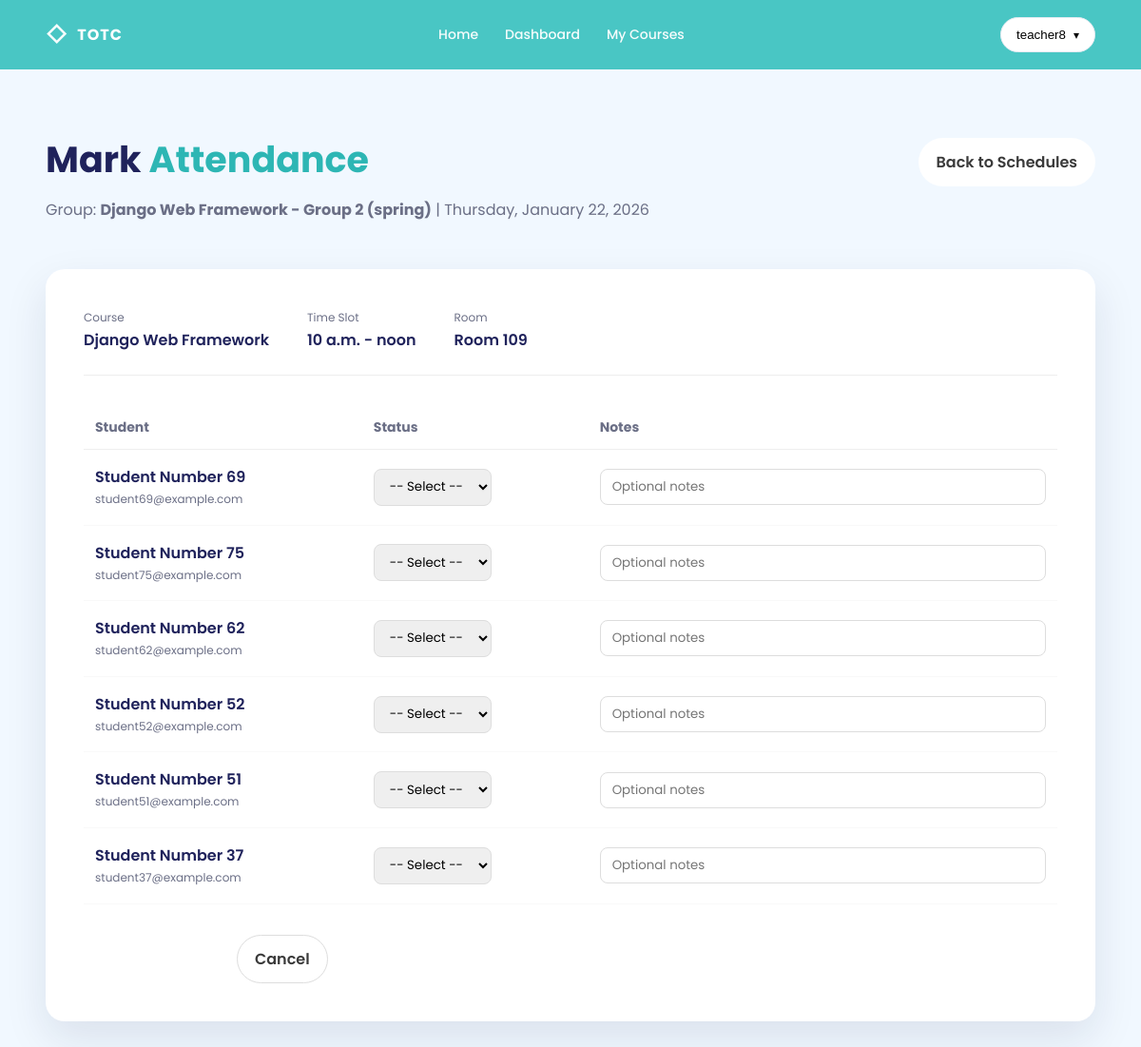
Screenshot of /attendance/mark/196/ (signed in) with the database file from the repository.
### accounts/models.py (models this page shows, shortened)
class User(AbstractUser):
    ROLE = (
        ('admin', 'Admin'),
        ('teacher', 'Teacher'),
        ('student', 'Student'),
    )
    role = models.CharField(max_length=10, choices=ROLE)
    avatar = models.ImageField(upload_to='avatar/', default='')
    phone = models.CharField(max_length=20, blank=True, null=True)
    address = models.CharField(max_length=250, blank=True, null=True)
    balance = models.DecimalField(max_digits=10, decimal_places=2, default=0.00)
    speciality = models.CharField(max_length=100, blank=True, null=True)
    qualifications = models.TextField(blank=True, null=True)
    is_expert = models.BooleanField(default=False)
    created_at = models.DateTimeField(auto_now_add=True)
    updated_at = models.DateTimeField(auto_now=True)
    class Meta:
        ordering = ['-id']
        verbose_name = 'User'
        verbose_name_plural = 'Users'

### attendance/models.py (models this page shows, shortened)
class Schedule(models.Model):
  DAY_CHOICES = [ (i,
                   d) for i, d in
                  enumerate([ 'Monday', 'Tuesday', 'Wednesday', 'Thursday', 'Friday', 'Saturday', 'Sunday' ]) ]
  group = models.ForeignKey(Group, on_delete=models.CASCADE, related_name='schedule_slots')
  teacher = models.ForeignKey(User, on_delete=models.SET_NULL, null=True, blank=True, related_name='schedule_slots',
                              limit_choices_to={
                                'role': 'teacher',
                                },
                              )
  day_of_week = models.IntegerField(choices=DAY_CHOICES)
  start_time = models.TimeField()
  end_time = models.TimeField()
  room = models.CharField(max_length=50, blank=True, null=True)
  created_at = models.DateTimeField(auto_now_add=True)
  updated_at = models.DateTimeField(auto_now=True)
  class Meta:
    ordering = ('day_of_week',
                'start_time')
    verbose_name = 'Schedule'
    verbose_name_plural = 'Schedules'
    unique_together = ('group',
                       'day_of_week',
                       'start_time')

### courses/models.py (models this page shows, shortened)
class Group(models.Model):
    name = models.CharField(max_length=50)
    course = models.ForeignKey(Course, on_delete=models.CASCADE, related_name='groups')
    session = models.ForeignKey(Session, on_delete=models.CASCADE, related_name='groups', null=True, blank=True)
    teacher = models.ForeignKey(User, on_delete=models.SET_NULL, null=True, blank=True, related_name='taught_groups',
                                limit_choices_to={
                                    'role': 'teacher',
                                    },
                                )
    created_at = models.DateTimeField(auto_now_add=True)
    updated_at = models.DateTimeField(auto_now=True)
    class Meta:
        ordering = ('name',)
        verbose_name = 'Group'
        verbose_name_plural = 'Groups'
        unique_together = ('course',
                           'name')
        verbose_name = 'Group'
        verbose_name_plural = 'Groups'
        unique_together = ('course',
                           'name')

class Course(models.Model):
    name = models.CharField(max_length=100)
    category = models.ForeignKey(Category, on_delete=models.CASCADE, related_name='courses', blank=True, null=True)
    small_image = models.ImageField(upload_to='courses/small_images', null=True)
    large_image = models.ImageField(upload_to='courses/large_images', null=True)
    small_description = models.TextField(max_length=50)
    large_description = models.TextField(max_length=1000)
    price = models.IntegerField(blank=True, null=True)
    created_at = models.DateTimeField(auto_now_add=True)
    updated_at = models.DateTimeField(auto_now=True)
    class Meta:
        ordering = ('name',)
        verbose_name = 'Course'
        verbose_name_plural = 'Courses'

### students/models.py (models this page shows, shortened)
class Enrollment(models.Model):
  STATUS_CHOICES = (('graduated', 'Graduated'), ('failed', 'Failed'), ('studying', 'Studying'), ('dropped', 'Dropped'),)
  student = models.ForeignKey('accounts.User', on_delete=models.CASCADE, related_name='enrollments', limit_choices_to={
    'role': 'student',
    }, )
  course = models.ForeignKey(Course, related_name='enrollments', on_delete=models.CASCADE)
  session = models.ForeignKey(Session, on_delete=models.CASCADE, related_name='enrollments', null=True, blank=True)
  group = models.ForeignKey('courses.Group', on_delete=models.SET_NULL, related_name='enrollments', null=True, blank=True)
  status = models.CharField(max_length=15, choices=STATUS_CHOICES, default='studying')
  grade = models.DecimalField(max_digits=5, decimal_places=2, null=True, blank=True)
  last_attended = models.DateField(null=True, blank=True)
  created_at = models.DateTimeField(auto_now_add=True)
  updated_at = models.DateTimeField(auto_now=True)
  class Meta:
    ordering = [ '-created_at' ]
    verbose_name = 'Enrollment'
    verbose_name_plural = 'Enrollments'
    unique_together = ('student', 'course')

### attendance/views.py (the view, shortened to what this page needs)
# urls.py: path('mark/<int:schedule_id>/', MarkAttendanceView.as_view(), name='mark_attendance'),
class MarkAttendanceView(LoginRequiredMixin, View):
  def get( self, request, schedule_id ):
    schedule = get_object_or_404(Schedule, pk=schedule_id)
    if request.user.role != 'teacher' or schedule.teacher != request.user:
      return redirect('attendance:schedule_list')
    today = timezone.now().date()
    enrollments = Enrollment.objects.filter(
      group=schedule.group,
      status='studying',
      )
    attendance_today = Attendance.objects.filter(
      schedule=schedule,
      date=today,
      )
    context = {
      'schedule': schedule,
      'date': today,
      'enrollments': enrollments,
      'attendance_records': { a.student_id: a for a in attendance_today },
      }
    return render(request, 'attendance/mark_attendance.html', context)

### attendance/templatetags/attendance_tags.py (called while the page is built)
@register.filter
def dict_get(dictionary, key):
    if dictionary:
        return dictionary.get(key)
    return None

### templates/attendance/mark_attendance.html (shortened to what this page needs)
{% extends 'base.html' %}
{% load attendance_tags %}
{% block content %}
    <section class="section section--soft">
        <div class="container">
            <div class="dash__top" style="margin-bottom: 32px;">
                <div>
                    <h2 class="h2">Mark <span class="accent">Attendance</span></h2>
                    <p class="muted">Group: <strong>{{ schedule.group.name }}</strong> | {{ date|date:"l, F d, Y" }}</p>
                </div>
                <div class="dash__quick">
                    <a href="{% url 'attendance:schedule_list' %}" class="btn btn--pill btn--white">Back to Schedules</a>
                </div>
            </div>
            <div class="card" style="background: #fff; border-radius: 20px; box-shadow: var(--shadow); padding: 40px; margin-bottom: 32px;">
                <div style="display: flex; gap: 40px; margin-bottom: 32px; padding-bottom: 24px; border-bottom: 1px solid #eee;">
                    <div>
                        <div class="tiny muted">Course</div>
                        <div style="font-weight: 600;">{{ schedule.group.course.name }}</div>
                    </div>
                    <div>
                        <div class="tiny muted">Time Slot</div>
                        <div style="font-weight: 600;">{{ schedule.start_time }} - {{ schedule.end_time }}</div>
                    </div>
                    <div>
                        <div class="tiny muted">Room</div>
                        <div style="font-weight: 600;">{{ schedule.room|default:"—" }}</div>
                    </div>
                </div>
                <form method="post">
                    <div style="overflow-x: auto;">
                        <table style="width: 100%; border-collapse: collapse; text-align: left;">
                            <thead>
                                <tr>
                                    <th style="padding: 12px; border-bottom: 1px solid #eee; color: var(--muted); font-size: 14px;">Student</th>
                                    <th style="padding: 12px; border-bottom: 1px solid #eee; color: var(--muted); font-size: 14px;">Status</th>
                                    <th style="padding: 12px; border-bottom: 1px solid #eee; color: var(--muted); font-size: 14px;">Notes</th>
                                </tr>
                            </thead>
                            <tbody>
                                {% for enrollment in enrollments %}
                                    {% with student_id=enrollment.student.id|stringformat:"s" %}
                                    {% with att=attendance_records|dict_get:enrollment.student.id %}
                                    <tr>
                                        <td style="padding: 16px 12px; border-bottom: 1px solid #f9f9f9;">
                                            <div style="font-weight: 600;">{{ enrollment.student.get_full_name|default:enrollment.student.username }}</div>
                                            <div class="tiny muted">{{ enrollment.student.email }}</div>
                                        </td>
                                        <td style="padding: 16px 12px; border-bottom: 1px solid #f9f9f9;">
                                            <select name="status_{{ enrollment.student.id }}" required
                                                    style="padding: 8px 12px; border-radius: 8px; border: 1px solid #ddd; font-family: inherit;">
                                                <option value="">-- Select --</option>
                                            </select>
                                        </td>
                                        <td style="padding: 16px 12px; border-bottom: 1px solid #f9f9f9;">
                                            <input type="text" name="notes_{{ enrollment.student.id }}"
                                                   value="{{ att.notes|default:'' }}" placeholder="Optional notes"
                                                   style="width: 100%; padding: 8px 12px; border-radius: 8px; border: 1px solid #ddd; font-family: inherit;">
                                        </td>
                                    </tr>
                                    {% endwith %}
                                    {% endwith %}
                                {% endfor %}
                            </tbody>
                        </table>
                    </div>
                    <div style="margin-top: 32px; display: flex; gap: 16px;">
                        <button type="submit" class="btn btn--pill btn--primary">Save Attendance</button>
                        <a href="{% url 'attendance:schedule_list' %}" class="btn btn--pill btn--white" style="border: 1px solid #ddd;">Cancel</a>
                    </div>
                </form>
            </div>
        </div>
    </section>
{% endblock %}

### templates/base.html (shortened to what this page needs)
{% load static %}
<!doctype html>
<html lang="en">
<head>
    <link rel="stylesheet" href="{% static 'css/style.css' %}">
</head>
<body>
<header class="nav">
    <div class="container nav__inner">
        <a class="brand" href="{% url 'index' %}">
            <span class="brand__mark">◇</span>
            <span class="brand__text">TOTC</span>
        </a>
        <nav class="nav__links">
            <a href="{% url 'index' %}">Home</a>
            {% if user.is_authenticated %}
                {% if user.role == 'admin' %}
                    <a href="{% url 'courses:admin_dashboard' %}">Dashboard</a>
                    <a href="{% url 'courses:list' %}">Courses</a>
                {% elif user.role == 'teacher' %}
                    <a href="{% url 'accounts:dashboard' %}">Dashboard</a>
                    <a href="{% url 'courses:list' %}">My Courses</a>
                {% elif user.role == 'student' %}
                    <a href="{% url 'accounts:dashboard' %}">Dashboard</a>
                    <a href="{% url 'courses:list' %}">My Courses</a>
                {% endif %}
            {% endif %}
        </nav>
        <div class="nav__actions">
            {% if user.is_authenticated %}
                <div class="navUser">
                    <button class="navUser__btn" type="button">
                        <span class="navUser__name">{{ user.username }}</span>
                        <span class="navUser__chev">▾</span>
                    </button>
                </div>
            {% else %}
                <a class="btn btn--pill btn--white" href="{% url 'accounts:login' %}">Login</a>
                <a class="btn btn--pill btn--ghost" href="mailto:admin@admin.com">Contact Us</a>
            {% endif %}
        </div>
    </div>
</header>
{% block content %}{% endblock %}
</body>
</html>

### static/css/style.css (style rules this page uses)
:root { --teal:#49c6c4; --teal2:#2db6b4; --ink:#1f225b; --muted:#6b6f86; --soft:#f1f8ff; --orange:#ff9b20; --pink:#e74a7a; --navy:#24264b; --radius:18px; --shadow:0 18px 45px rgba(20, 32, 68, 0.10); }
* { box-sizing:border-box }
html,body { margin:0;padding:0; scroll-behavior: smooth; overflow-x: hidden; }
body { font-family:"Poppins",system-ui,-apple-system,Segoe UI,Roboto,Arial,sans-serif; color:var(--ink); background:#fff; }
a { color:inherit;text-decoration:none }
.container { width:min(1200px, 92%); margin-inline:auto }
.section { padding:72px 0 }
.section--soft { background:var(--soft) }
.h2 { font-size:38px; line-height:1.2; margin:0 0 12px; font-weight:700; }
.muted { color:var(--muted); line-height:1.8; }
.tiny { font-size:12px;color:var(--muted) }
.accent { color:var(--teal2) }
.nav { background:var(--teal); padding:18px 0; position:sticky; top:0; z-index:50; }
.nav__inner { display:flex; align-items:center; justify-content:space-between; gap:16px; }
.brand { display:flex; align-items:center; gap:10px; color:#fff; font-weight:700; }
.brand__mark { font-size:22px; opacity:.95 }
.brand__text { letter-spacing:.06em }
.nav__links { display:flex; gap:28px; color:#fff; opacity:.95 }
.nav__links a { font-weight:500; font-size:14px }
.nav__actions { display:flex; gap:12px }
.btn { display:inline-flex; align-items:center; justify-content:center; gap:10px; padding:12px 18px; border-radius:999px; border:1px solid transparent; font-weight:600; cursor:pointer; }
.btn--pill { border-radius:999px }
.btn--white { background:#fff;color:#3a3a3a }
.btn--primary { background:rgba(255,255,255,.25); color:#fff; border-color:rgba(255,255,255,.0); }
.card { background:#fff; border-radius:18px; padding:36px 28px 28px; box-shadow: var(--shadow); position:relative; }
.navUser { position: relative; }
.navUser__btn { display: flex; align-items: center; gap: 8px; padding: 10px 16px; border-radius: 999px; background: #fff; border: 1px solid #e6ebf2; cursor: pointer; font-weight: 500; }
.navUser__chev { font-size: 12px; }
.navUser { position: relative; display: inline-block; }
.dash__top { display: flex; align-items: flex-start; justify-content: space-between; gap: 16px; margin-bottom: 22px; }
.dash__quick { display: flex; gap: 10px; flex-wrap: wrap; }
.card { background:#fff; border-radius:18px; padding:24px; margin-bottom:24px; }

### rows the page displays
User: username "teacher8"
Schedule: group.name "Django Web Framework - Group 2 (spring)", group.course.name "Django Web Framework", start_time "10 a.m.", end_time "noon", room "Room 109"
Enrollment: student.get_full_name "Student Number 69", student.email "student69@example.com"
Enrollment: student.get_full_name "Student Number 75", student.email "student75@example.com"
Enrollment: student.get_full_name "Student Number 62", student.email "student62@example.com"
Enrollment: student.get_full_name "Student Number 52", student.email "student52@example.com"
Enrollment: student.get_full_name "Student Number 51", student.email "student51@example.com"
Enrollment: student.get_full_name "Student Number 37", student.email "student37@example.com"

### other values shown
{{ date|date:"l, F d, Y" }} "Thursday, January 22, 2026"
